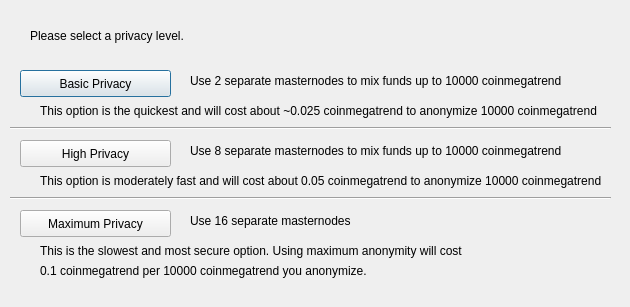
<?xml version="1.0" encoding="UTF-8"?>
<ui version="4.0">
 <class>ObfuscationConfig</class>
 <widget class="QDialog" name="ObfuscationConfig">
  <property name="geometry">
   <rect>
    <x>0</x>
    <y>0</y>
    <width>630</width>
    <height>307</height>
   </rect>
  </property>
  <property name="windowTitle">
   <string>Configure Obfuscation</string>
  </property>
  <widget class="QPushButton" name="buttonBasic">
   <property name="geometry">
    <rect>
     <x>20</x>
     <y>70</y>
     <width>151</width>
     <height>27</height>
    </rect>
   </property>
   <property name="text">
    <string>Basic Privacy</string>
   </property>
  </widget>
  <widget class="QPushButton" name="buttonHigh">
   <property name="geometry">
    <rect>
     <x>20</x>
     <y>140</y>
     <width>151</width>
     <height>27</height>
    </rect>
   </property>
   <property name="text">
    <string>High Privacy</string>
   </property>
  </widget>
  <widget class="QPushButton" name="buttonMax">
   <property name="geometry">
    <rect>
     <x>20</x>
     <y>210</y>
     <width>151</width>
     <height>27</height>
    </rect>
   </property>
   <property name="text">
    <string>Maximum Privacy</string>
   </property>
  </widget>
  <widget class="QLabel" name="label">
   <property name="geometry">
    <rect>
     <x>30</x>
     <y>20</y>
     <width>571</width>
     <height>31</height>
    </rect>
   </property>
   <property name="text">
    <string>Please select a privacy level.</string>
   </property>
  </widget>
  <widget class="QLabel" name="label_2">
   <property name="geometry">
    <rect>
     <x>190</x>
     <y>70</y>
     <width>421</width>
     <height>21</height>
    </rect>
   </property>
   <property name="text">
    <string>Use 2 separate masternodes to mix funds up to 10000 coinmegatrend</string>
   </property>
  </widget>
  <widget class="QLabel" name="label_3">
   <property name="geometry">
    <rect>
     <x>190</x>
     <y>140</y>
     <width>411</width>
     <height>21</height>
    </rect>
   </property>
   <property name="text">
    <string>Use 8 separate masternodes to mix funds up to 10000 coinmegatrend</string>
   </property>
  </widget>
  <widget class="QLabel" name="label_4">
   <property name="geometry">
    <rect>
     <x>190</x>
     <y>210</y>
     <width>421</width>
     <height>21</height>
    </rect>
   </property>
   <property name="text">
    <string>Use 16 separate masternodes</string>
   </property>
  </widget>
  <widget class="QLabel" name="label_6">
   <property name="geometry">
    <rect>
     <x>40</x>
     <y>100</y>
     <width>561</width>
     <height>21</height>
    </rect>
   </property>
   <property name="text">
    <string>This option is the quickest and will cost about ~0.025 coinmegatrend to anonymize 10000 coinmegatrend</string>
   </property>
  </widget>
  <widget class="QLabel" name="label_7">
   <property name="geometry">
    <rect>
     <x>40</x>
     <y>170</y>
     <width>561</width>
     <height>21</height>
    </rect>
   </property>
   <property name="text">
    <string>This option is moderately fast and will cost about 0.05 coinmegatrend to anonymize 10000 coinmegatrend</string>
   </property>
  </widget>
  <widget class="QLabel" name="label_8">
   <property name="geometry">
    <rect>
     <x>40</x>
     <y>240</y>
     <width>561</width>
     <height>21</height>
    </rect>
   </property>
   <property name="text">
    <string>This is the slowest and most secure option. Using maximum anonymity will cost</string>
   </property>
  </widget>
  <widget class="QLabel" name="label_9">
   <property name="geometry">
    <rect>
     <x>40</x>
     <y>260</y>
     <width>561</width>
     <height>21</height>
    </rect>
   </property>
   <property name="text">
    <string>0.1 coinmegatrend per 10000 coinmegatrend you anonymize.</string>
   </property>
  </widget>
  <widget class="Line" name="line">
   <property name="geometry">
    <rect>
     <x>10</x>
     <y>120</y>
     <width>601</width>
     <height>16</height>
    </rect>
   </property>
   <property name="orientation">
    <enum>Qt::Horizontal</enum>
   </property>
  </widget>
  <widget class="Line" name="line_2">
   <property name="geometry">
    <rect>
     <x>10</x>
     <y>190</y>
     <width>601</width>
     <height>16</height>
    </rect>
   </property>
   <property name="orientation">
    <enum>Qt::Horizontal</enum>
   </property>
  </widget>
 </widget>
 <resources/>
 <connections/>
</ui>
